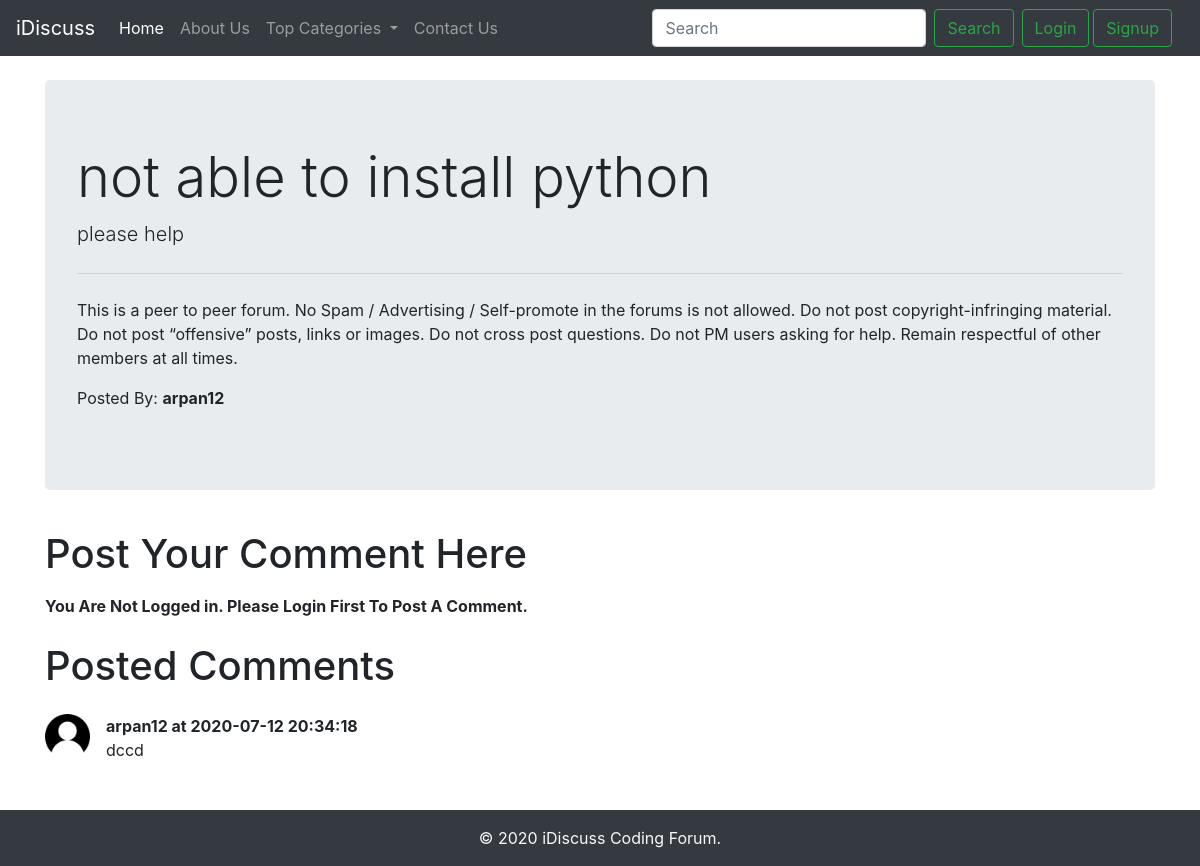
The app's page /thread.php?threadid=1 with its own data.
### tables this page shows
CREATE TABLE `threads` (
  `thread_id` int(7) NOT NULL,
  `thread_title` varchar(255) NOT NULL,
  `thread_desc` text NOT NULL,
  `thread_cat_id` int(7) NOT NULL,
  `thread_user_id` int(7) NOT NULL,
  `timestamp` datetime NOT NULL DEFAULT current_timestamp()
);

CREATE TABLE `users` (
  `sno` int(8) NOT NULL,
  `user_email` varchar(30) NOT NULL,
  `user_pass` varchar(255) NOT NULL,
  `timestamp` datetime NOT NULL DEFAULT current_timestamp()
);

CREATE TABLE `comments` (
  `comment_id` int(8) NOT NULL,
  `comment_content` text NOT NULL,
  `thread_id` int(8) NOT NULL,
  `comment_by` int(8) NOT NULL,
  `comment_time` datetime NOT NULL DEFAULT current_timestamp()
);

### thread.php (the view, shortened to what this page needs)
<!doctype html>
<html lang="en">
<head>
    <link rel="stylesheet" href="https://stackpath.bootstrapcdn.com/bootstrap/4.5.0/css/bootstrap.min.css"
>
</head>
<body>
    <?php include 'partials/_dbconnect.php'; ?>
    <?php include 'partials/_header.php'; ?>
    <?php
    $id=$_GET['threadid'];
    $sql = "SELECT * FROM `threads` WHERE thread_id=$id";
    $result=mysqli_query($conn, $sql);
    while($row=mysqli_fetch_assoc($result)){
        $title=$row['thread_title'];
        $desc=$row['thread_desc'];
        $thread_user_id=$row['thread_user_id'];
        $sql2="SELECT user_email FROM `users` WHERE sno='$thread_user_id'";
        $result2=mysqli_query($conn, $sql2);
        $row2=mysqli_fetch_assoc($result2);
        $posted_by=$row2['user_email'];
    }
    ?>
    <div class="container my-4">
        <div class="jumbotron">
            <h1 class="display-4"><?php echo $title; ?></h1>
            <p class="lead"><?php echo $desc; ?></p>
            <hr class="my-4">
            <p>This is a peer to peer forum. No Spam / Advertising / Self-promote
                in the forums is not allowed. Do not post copyright-infringing material. Do not post “offensive” posts,
                links or images. Do not cross post questions. Do not PM users asking for help. Remain respectful of
                other
                members at all times.</p>
            <p>Posted By: <b><?php echo $posted_by; ?></b></p>
        </div>
    </div>
    <?php
    if(isset($_SESSION['loggedin']) && $_SESSION['loggedin']==true){
        echo '<div class="container">
        <h1 class="py-2">Post Your Comment Here</h1>
        <form action="' . $_SERVER["REQUEST_URI"] . '" method="post">
            <div class="form-group">
                <label for="desc">Type Your Comment:</label>
                <textarea class="form-control" name="comment" id="comment" rows="3"></textarea>
                <input type="hidden" name="sno" value="' . $_SESSION["sno"] . '">
            </div>
            <button type="submit" class="btn btn-success">Post Comment</button>
        </form>
    </div>';
    }
    else{
    echo '<div class="container">
    <p class="lead">
        <h1 class="py-2">Post Your Comment Here</h1>
    <b>You Are Not Logged in. Please Login First To Post A Comment.</b>
    </p>
</div>';
    }
    ?>
    <div class="container mb-5">
        <h1 class="py-2">Posted Comments</h1>
        <?php
        $id=$_GET['threadid'];
        $sql = "SELECT * FROM `comments` WHERE thread_id=$id";
        $result=mysqli_query($conn, $sql);
        while($row=mysqli_fetch_assoc($result)){
            $content=$row['comment_content'];
            $comment_time=$row['comment_time'];
            $comment_by=$row['comment_by'];
            $sql2="SELECT user_email FROM `users` WHERE sno='$comment_by'";
            $result2=mysqli_query($conn, $sql2);
            $row2=mysqli_fetch_assoc($result2);
        echo '<div class="media my-3">
            <img src="img/user.png" width="45px" class="mr-3" alt="...">
            <div class="media-body">
            <p class="font-weight-bold my-0">' . $row2['user_email'] . ' at ' . $comment_time . '</p>
                ' . $content . '
            </div>
        </div>';
        }
        ?>
    </div>
    <?php include 'partials/_footer.php'; ?>
</body>
</html>

### records on screen
threads: thread_title "not able to install python", thread_desc "please help"
users: user_email "arpan12"
comments: users.user_email "arpan12", comment_time "2020-07-12 20:34:18", comment_content "dccd"
